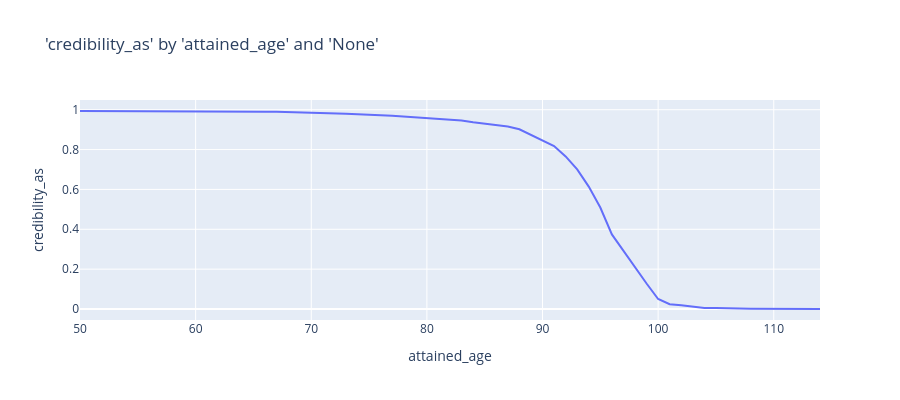

Notebook code for this chart:
### Markdown cell above
## Asymptotic

### Code cell
charters.chart(
    df=credibility.asymptotic(
        df=grouped_df, measure="policies_exposed", groupby_cols=["attained_age"], k=5000
    ),
    x_axis="attained_age",
    y_axis="credibility_as",
    type="line",
)

### Figure 1 — Plotly figure (JSON) as saved in the notebook; plotly's stock layout.template omitted (floating-point values rounded to 4 significant figures)
{"data": [{"hovertemplate": "attained_age=%{x}<br>credibility_as=%{y}<extra></extra>", "legendgroup": "", "line": {"color": "#636efa", "dash": "solid"}, "marker": {"symbol": "circle"}, "mode": "lines", "name": "", "orientation": "v", "showlegend": false, "type": "scatter", "x": [50, 51, 52, 53, 54, 55, 56, 57, 58, 59, 60, 61, 62, 63, 64, 65, 66, 67, 68, 69, 70, 71, 72, 73, 74, 75, 76, 77, 78, 79, 80, 81, 82, 83, 84, 85, 86, 87, 88, 89, 90, 91, 92, 93, 94, 95, 96, 97, 98, 99, 100, 101, 102, 103, 104, 105, 106, 107, 108, 109, 110, 111, 112, 113, 114], "xaxis": "x", "y": [0.9932, 0.9932, 0.9934, 0.9933, 0.9931, 0.9933, 0.9933, 0.9933, 0.9931, 0.9927, 0.9926, 0.9925, 0.9921, 0.9919, 0.9914, 0.9907, 0.9901, 0.9894, 0.9884, 0.9871, 0.9854, 0.9844, 0.9822, 0.9797, 0.9776, 0.9768, 0.9724, 0.9696, 0.9656, 0.9636, 0.9605, 0.955, 0.9517, 0.946, 0.9367, 0.9296, 0.9247, 0.9152, 0.9015, 0.8747, 0.8452, 0.8179, 0.7657, 0.7004, 0.6142, 0.5092, 0.3741, 0.2914, 0.2098, 0.128, 0.05032, 0.02395, 0.01849, 0.01008, 0.005421, 0.00578, 0.002575, 0.002369, 0.001071, 0.001259, 0.0004538, 0.0003731, 0.0001671, 0.0001393, 0.0003511], "yaxis": "y"}], "layout": {"height": 400, "legend": {"tracegroupgap": 0}, "title": {"text": "'credibility_as' by 'attained_age' and 'None'"}, "xaxis": {"anchor": "y", "domain": [0, 1], "title": {"text": "attained_age"}}, "yaxis": {"anchor": "x", "domain": [0, 1], "title": {"text": "credibility_as"}, "type": "-"}}}
